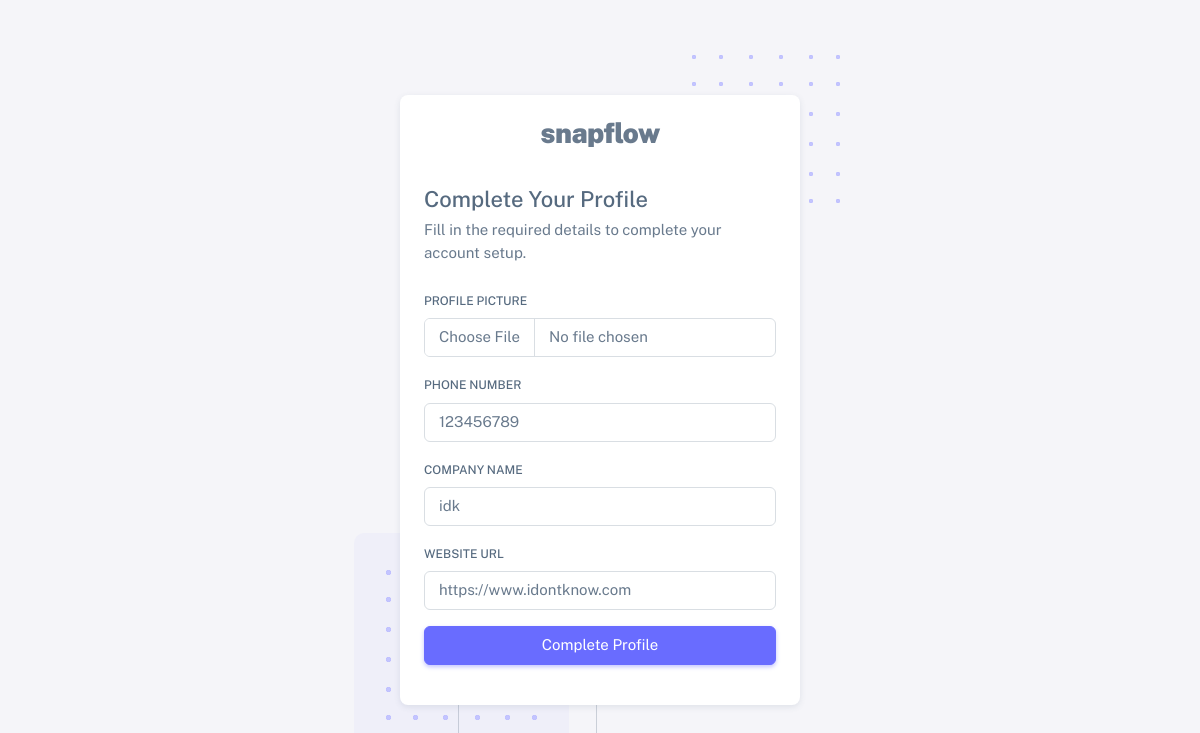
Before: /account/complete-profile/ (signed in) with the older database file.
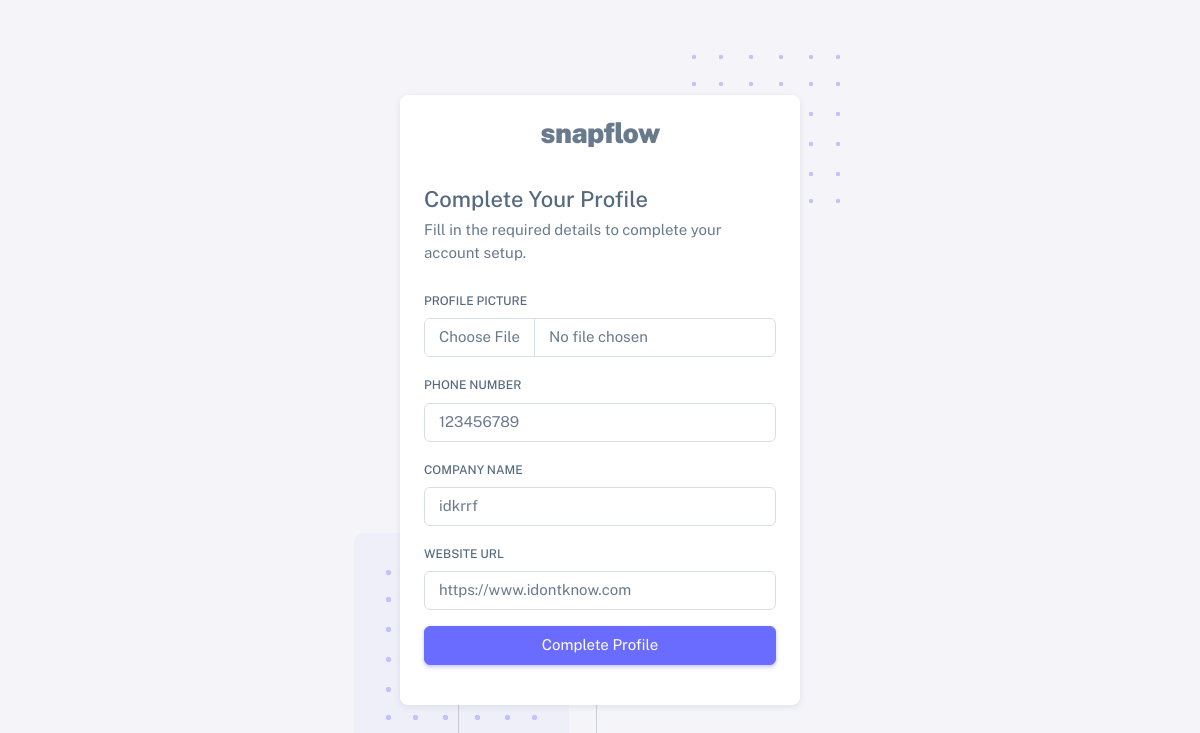
After: the same page with the newer database file.
### users/models.py (models this page shows, shortened)
class CustomUser(AbstractUser):
    class Roles(models.TextChoices):
        ORGANIZER = 'ORGANIZER', _('Event Organizer')
        PHOTOGRAPHER = 'PHOTOGRAPHER', _('Photographer')
        PARTICIPANT = 'PARTICIPANT', _('Event Participant')
    class ParticipantTypes(models.TextChoices):
        GUEST = 'GUEST', _('Guest')
        FAMILY = 'FAMILY', _('Family')
        FRIEND = 'FRIEND', _('Friend')
        WINNER = 'WINNER', _('Winner')
        OTHER = 'OTHER', _('Other')
    class PhotographerRoles(models.TextChoices):
        LEAD = 'LEAD', _('Lead Photographer')
        ASSISTANT = 'ASSISTANT', _('Assistant Photographer')
        SECONDARY = 'SECONDARY', _('Secondary Photographer')
    role = models.CharField(
        max_length=20,
        choices=Roles.choices,
        null=True,
        blank=False
    )
    avatar = models.ImageField(
        upload_to='user_avatars/',
        validators=[FileExtensionValidator(['jpg', 'jpeg', 'png'])],
        null=True,
        blank=True
    )
    phone_number = models.CharField(max_length=15, blank=True)
    company_name = models.CharField(max_length=100, blank=True)
    website = models.URLField(blank=True)
    portfolio_url = models.URLField(blank=True)
    photographer_role = models.CharField(
        max_length=20,
        choices=PhotographerRoles.choices,
        blank=True
    )
    watermark = models.ImageField(
        upload_to='photographer_watermarks/',
        validators=[FileExtensionValidator(['png'])],
        null=True,
        blank=True
    )
    participant_type = models.CharField(
        max_length=20,
        choices=ParticipantTypes.choices,
        blank=True
    )
    image_visibility = models.CharField(
        max_length=20,
        choices=[
            ('PUBLIC', 'Public'),
            ('PRIVATE', 'Private'),
            ('EVENT_ONLY', 'Event Only')
        ],
        default='PRIVATE'
    )
    blur_requested = models.BooleanField(default=False)
    remove_requested = models.BooleanField(default=False)
    is_verified = models.BooleanField(default=False)

### users/views.py (the view)
# urls.py: path('complete-profile/', views.complete_profile, name='complete_profile'),
@login_required
def complete_profile(request):
    user = request.user
    form_classes = {
        'ORGANIZER': OrganizerProfileForm,
        'PHOTOGRAPHER': PhotographerProfileForm,
        'PARTICIPANT': ParticipantProfileForm
    }
    FormClass = form_classes.get(user.role)
    if request.method == 'POST':
        form = FormClass(request.POST, request.FILES, instance=user)
        if form.is_valid():
            form.save()
            messages.success(request, 'Profile completed successfully!')
            return redirect('users:profile')
    else:
        form = FormClass(instance=user)
    return render(request, 'users/complete_profile.html', {
        'form': form,
        'user_type': user.get_role_display()
    })

### users/forms.py
class OrganizerProfileForm(forms.ModelForm):
    class Meta:
        model = CustomUser
        fields = ['avatar', 'phone_number', 'company_name', 'website']
        widgets = {
            'avatar': forms.FileInput(attrs={'class': 'form-control'}),
            'phone_number': forms.TextInput(attrs={'class': 'form-control'}),
            'company_name': forms.TextInput(attrs={'class': 'form-control'}),
            'website': forms.URLInput(attrs={'class': 'form-control'}),
        }

### templates/users/complete_profile.html (shortened to what this page needs)
{% extends "users/auth_base.html" %}
{% load static %}
{% block body_block %}
<div class="container-xxl">
    <div class="authentication-wrapper authentication-basic container-p-y">
        <div class="authentication-inner">
            <div class="card">
                <div class="card-body">
                    <div class="app-brand justify-content-center">
                        <a href="{% url 'home:landing' %}" class="app-brand-link gap-2">
                            <span class="app-brand-text demo text-body fw-bolder">SnapFlow</span>
                        </a>
                    </div>
                    <h4 class="mb-2">Complete Your Profile</h4>
                    <p class="mb-4">Fill in the required details to complete your account setup.</p>
                    <form method="POST" enctype="multipart/form-data" class="mb-3">
                        <div class="mb-3">
                            <label class="form-label">Profile Picture</label>
                            <input type="file" class="form-control" name="avatar">
                        </div>
                        <div class="mb-3">
                            <label class="form-label">Phone Number</label>
                            <input type="tel" class="form-control" name="phone_number" placeholder="Enter your phone number" value="{{ form.phone_number.value|default:'' }}" />
                        </div>
                        {% if user.role == 'ORGANIZER' %}
                        <div class="mb-3">
                            <label class="form-label">Company Name</label>
                            <input type="text" class="form-control" name="company_name" placeholder="Company Name" value="{{ form.company_name.value|default:'' }}" />
                        </div>
                        <div class="mb-3">
                            <label class="form-label">Website URL</label>
                            <input type="url" class="form-control" name="website" placeholder="Website URL" value="{{ form.website.value|default:'' }}" />
                        </div>
                        {% endif %}
                        <button type="submit" class="btn btn-primary d-grid w-100">Complete Profile</button>
                    </form>
                </div>
            </div>
        </div>
    </div>
</div>
{% endblock %}

Changed rows visible on the page:
changed CustomUser "https://www.idontknow.com": company_name "idk" → "idkrrf"
